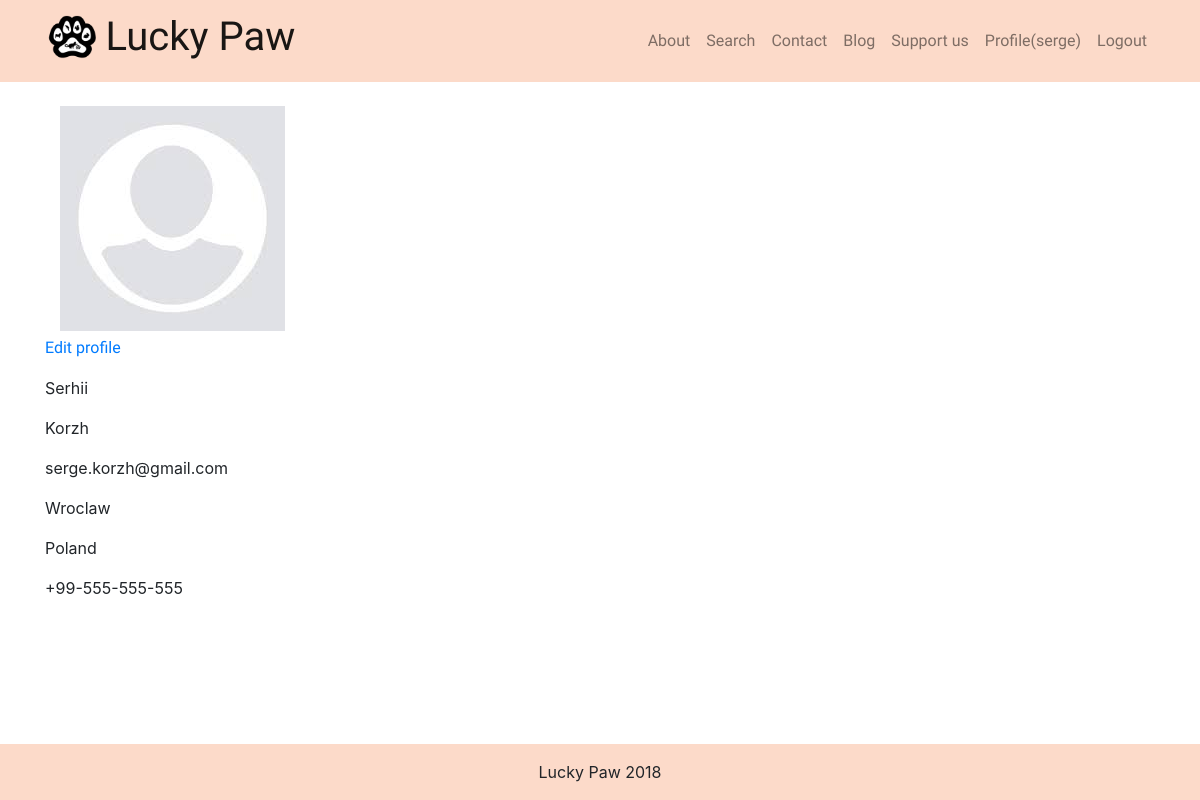
Page /user/serge/ (signed in) on the earlier database version.
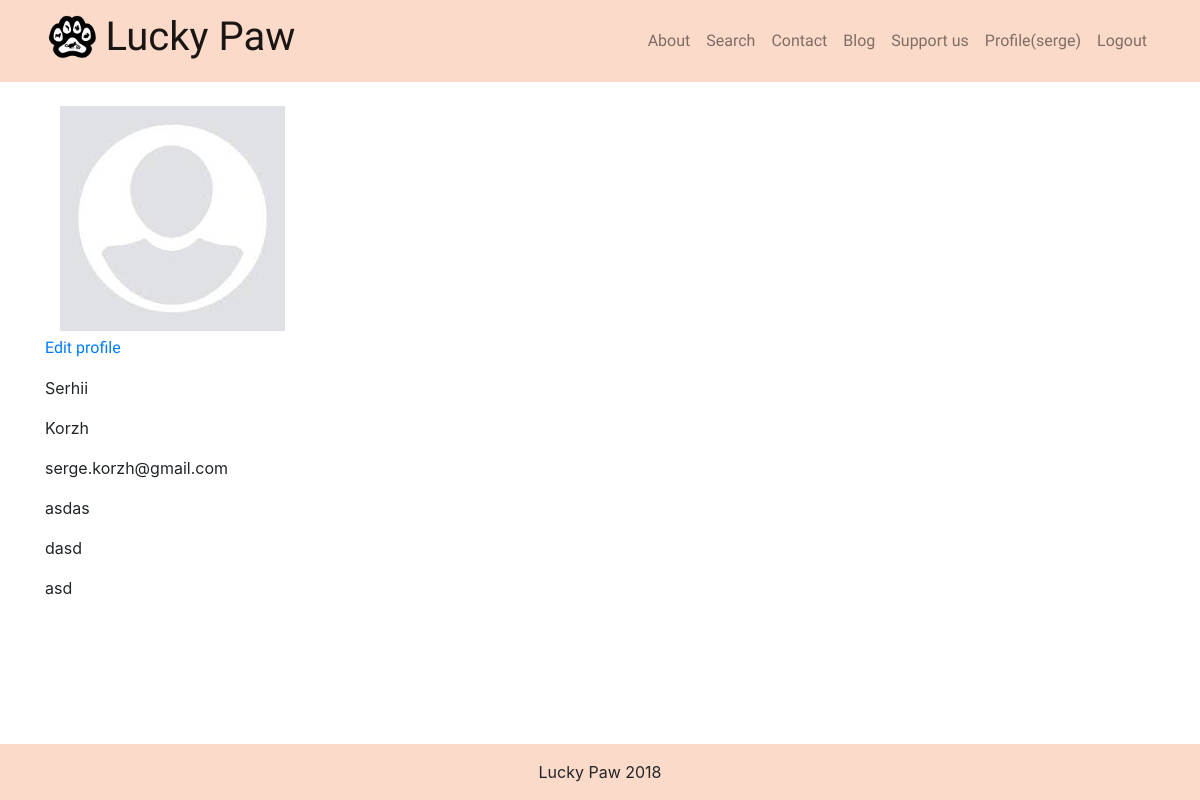
Same page on the later database version.
### app/models.py (models this page shows, shortened)
class Supervisor(models.Model):
    user = models.OneToOneField(User, related_name='user', on_delete=models.CASCADE)
    city = models.CharField(max_length=50, default='', blank=True)
    country = models.CharField(max_length=50, default='', blank=True)
    telephone = models.CharField(max_length=50, default='', blank=True)
    photo = models.ImageField(upload_to=user_directory_path, default='users/user_default_image.jpg')
    description = models.CharField(max_length=2000, default='', blank=True)

### app/views.py (the view)
# urls.py: path('user/<username>/', views.user_profile, name='user_profile'),
@login_required
def user_profile(request, username):
    user = User.objects.get(username=username)
    supervisor = get_object_or_404(models.Supervisor, user=user)
    return render(request, 'app/user_profile.html', {'supervisor': supervisor, 'user': user})

### app/templates/app/user_profile.html (shortened to what this page needs)
{% extends 'app/base.html' %}
{% load staticfiles %}
{% block content %}
<div class="container my-1" id="photos">
    <img class="img-fluid" style="max-width: 100%; min-height: 100px" src="{{ supervisor.photo.url }}"></img>
</div>
{% if request.user.is_superuser or request.user == user %}
<p><a href="{% url 'edit_user_profile' username=request.user.username %}">Edit profile</a></p>
{% endif %}
<p>{{ user.first_name }}</p>
<P>{{ user.last_name }}</P>
<p>{{ user.email }}</p>
<p>{{ supervisor.city }}</p>
<p>{{ supervisor.country }}</p>
<p>{{ supervisor.telephone }}</p>
{% endblock %}

### app/templates/app/base.html (shortened to what this page needs)
{% load staticfiles %}
<!DOCTYPE HTML>
<html lang="en-US">
<head>
  <link rel="stylesheet" href="https://maxcdn.bootstrapcdn.com/font-awesome/4.7.0/css/font-awesome.min.css">
  <link rel="stylesheet" href="{% static 'lib/bootstrap/css/bootstrap.min.css' %}">
  <link rel="stylesheet" href="{% static 'lib/bootstrap/css/bootstrap-social.css' %}">
  <link rel="stylesheet" href="{% static 'css/base.css' %}">
</head>
<body>
  <header>
    <nav id="mainNav" class="navbar navbar-expand-lg navbar-light">
      <div class="container">
        <a class="navbar-brand" href="{% url "index" %}">
          <img style="width: auto; height: 48px;" class="d-inline-block align-top" src="{% static 'images/logo.png' %}">
          <h1 class="d-sm-inline-block align-top d-none"> Lucky Paw</h1>
        </a>
        <div class="collapse navbar-collapse" id="navbarResponsive">
          <ul class="navbar-nav ml-auto">
            <li class="nav-item">
              <a class="nav-link" href="{% url "about" %}">About</a>
            </li>
            <li class="nav-item">
                <a class="nav-link" href="{% url "search" %}">Search</a>
              </li>
            <li class="nav-item">
              <a class="nav-link" href="{% url "contact" %}">Contact</a>
            </li>
            <li class="nav-item">
              <a class="nav-link" href="{% url "blog" %}">Blog</a>
            </li>
            <li class="nav-item">
              <a class="nav-link" href="{% url "support" %}">Support us</a>
            </li>
            {% if request.user.is_authenticated %}
              <li class="nav-item">
                <a class="nav-link" href="{% url 'user_profile' username=request.user.username %}">Profile({{ request.user.username }})</a>
              </li>
              <li class="nav-item">
                <a class="nav-link" href="{% url "logout" %}">Logout</a>
              </li>
            {% else %}
              <a class="nav-link" id="loginModalButton" data-url="{% url "login" %}" href="#login">Login/Register</a>
              <div id="loginRegisterModalContainer"></div>
            {% endif %}
          </ul>
        </div>
      </div>
    </nav>
  </header>
  <main class="container my-4">
    {% block content %}
    {% endblock content %}
  </main>
  <div class="py-5"></div>
  <footer class="py-3">
    <div class="container">
      <p class="m-0 text-center">Lucky Paw 2018</p>
    </div>
  </footer>
</body>
</html>

### app/static/css/base.css (style rules this page uses)
h1, h2, h3, h4, h5, h6, a, button { font-family: 'Handlee', cursive; }
nav, footer { background-color: #fcdac9; }
html { position: relative; min-height: 100%; }
footer { position: absolute; bottom: 0; width: 100%; }

Differences in the rows shown:
changed Supervisor: city "Wroclaw" → "asdas"; country "Poland" → "dasd"; telephone "+99-555-555-555" → "asd"
